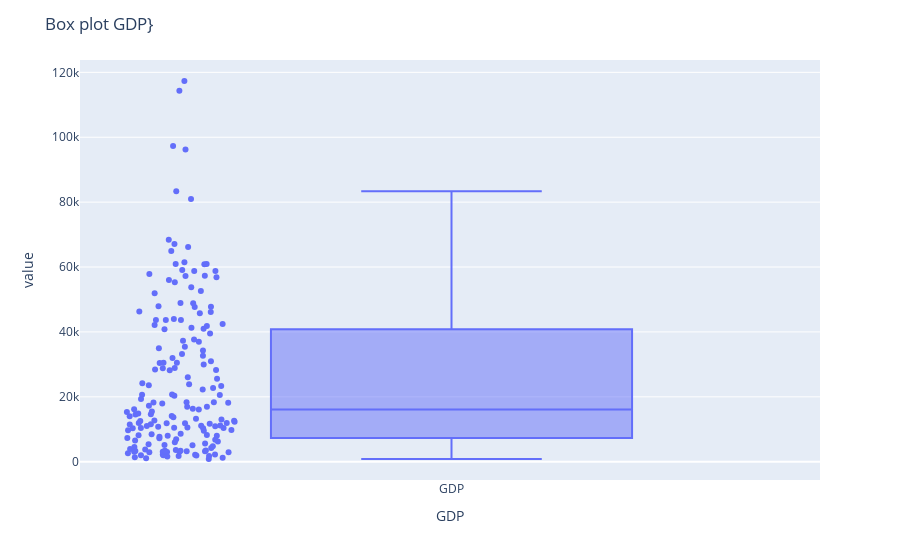

The notebook cell this image was saved under:
### Markdown cell above
The below are the boxplot for the GDP, population and Organic food waste percent. The box plot shows the information regarding like mean, median and many more.

### Code cell
fig = px.box(country, y =['GDP'] , points="all")
fig.update_layout(title='Box plot GDP}', xaxis_title = "GDP")
fig.show()

### Figure 1 — Plotly figure (JSON) as saved in the notebook; plotly's stock layout.template omitted (floating-point values rounded to 4 significant figures; data arrays with more than 128 entries replaced by an {"elided": "..."} marker saying what was removed)
{"data": [{"alignmentgroup": "True", "boxpoints": "all", "hovertemplate": "variable=%{x}<br>value=%{y}<extra></extra>", "legendgroup": "", "marker": {"color": "#636efa"}, "name": "", "notched": false, "offsetgroup": "", "orientation": "v", "showlegend": false, "type": "box", "x": {"elided": "174 str values"}, "x0": " ", "xaxis": "x", "y": {"elided": "174 float values"}, "y0": " ", "yaxis": "y"}], "layout": {"boxmode": "group", "legend": {"tracegroupgap": 0}, "margin": {"t": 60}, "title": {"text": "Box plot GDP}"}, "xaxis": {"anchor": "y", "domain": [0, 1], "title": {"text": "GDP"}}, "yaxis": {"anchor": "x", "domain": [0, 1], "title": {"text": "value"}}}}
